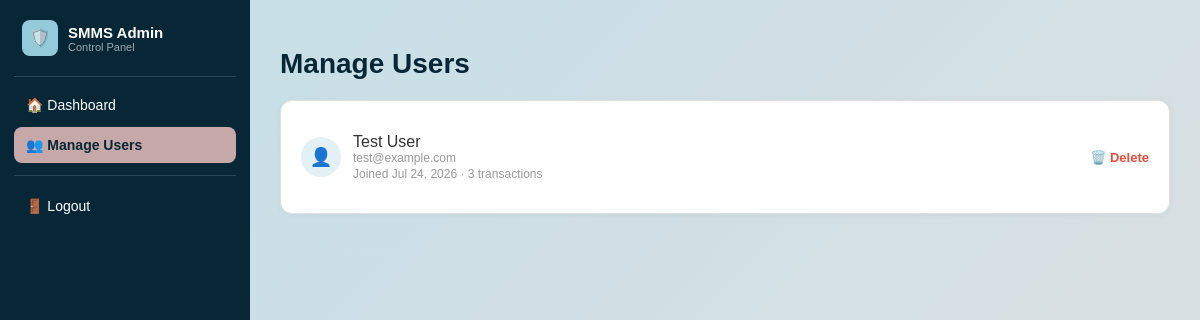
The app's page /php/admin/manage_users.php (signed in), older data.
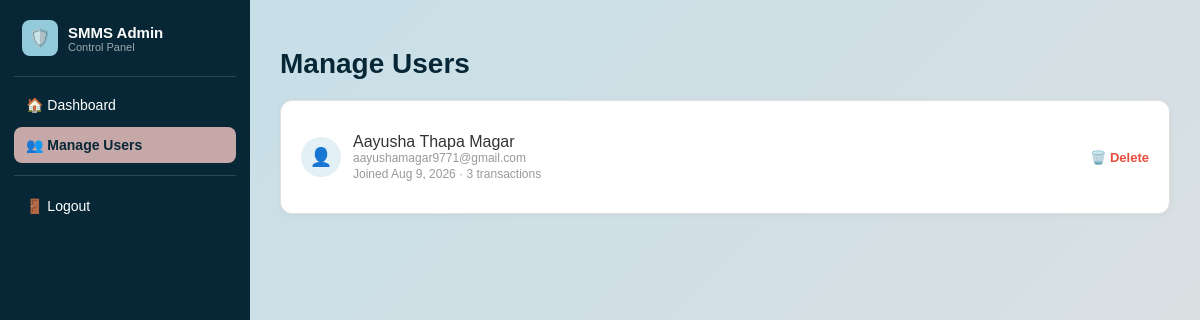
The same page, newer data.
### tables this page shows
CREATE TABLE `users` (
  `user_id` int(11) NOT NULL,
  `full_name` varchar(100) NOT NULL,
  `email` varchar(100) NOT NULL,
  `password` varchar(255) NOT NULL,
  `role` enum('user','admin') NOT NULL DEFAULT 'user',
  `created_at` timestamp NOT NULL DEFAULT current_timestamp()
);

### php/admin/manage_users.php (the view, shortened to what this page needs)
<?php
include "../includes/db.php";
$sql = "SELECT u.*, COUNT(t.transaction_id) AS txn_count
        FROM users u
        LEFT JOIN transactions t ON t.user_id = u.user_id
        WHERE u.role = 'user'
        GROUP BY u.user_id
        ORDER BY u.created_at DESC";
$users = mysqli_query($conn, $sql);
?>
<!DOCTYPE html>
<html>
<head>
    <link rel="stylesheet" href="../includes/style.css">
</head>
<body class="with-sidebar">
    <?php include "admin_nav.php"; ?>
    <div class="main-content">
        <div class="page-wrap">
            <h2>Manage Users</h2>
            <div class="col-box">
                <?php if (mysqli_num_rows($users) > 0) { ?>
                    <?php while ($row = mysqli_fetch_assoc($users)) { ?>
                        <div class="user-row">
                            <div class="user-left">
                                <div class="user-avatar">👤</div>
                                <div>
                                    <div><?php echo htmlspecialchars($row['full_name']); ?></div>
                                    <div class="user-email"><?php echo htmlspecialchars($row['email']); ?></div>
                                    <div class="user-meta">
                                        Joined <?php echo date('M j, Y', strtotime($row['created_at'])); ?>
                                        &middot; <?php echo $row['txn_count']; ?> transaction<?php echo $row['txn_count'] != 1 ? 's' : ''; ?>
                                    </div>
                                </div>
                            </div>
                            <a class="delete-link" href="manage_users.php?delete_id=<?php echo $row['user_id']; ?>"
                               onclick="return confirm('Delete this user? This also removes their data.');">
                                🗑️ Delete
                            </a>
                        </div>
                    <?php } ?>
                <?php } else { ?>
                    <p style="color:#888;">No users have registered yet.</p>
                <?php } ?>
            </div>
        </div>
    </div>
</body>
</html>

### php/admin/admin_nav.php (shortened to what this page needs)
<?php
function admin_nav_link($href, $label, $icon, $page_key, $current_page) {
    $active = ($page_key === $current_page) ? "sidebar-active" : "";
    echo "<a href='$href' class='sidebar-link $active'>$icon $label</a>";
}
?>
<div class="sidebar">
    <div class="sidebar-logo">
        <div class="logo-badge">🛡️</div>
        <div>
            <div class="logo-title">SMMS Admin</div>
            <div class="logo-subtitle">Control Panel</div>
        </div>
    </div>
    <?php admin_nav_link("dashboard.php", "Dashboard", "🏠", "dashboard", $current_page); ?>
    <div class="sidebar-divider"></div>
</div>

### php/includes/style.css (style rules this page uses)
body { font-family: Arial, sans-serif; background: linear-gradient(135deg, #C4DFE9 0%, #E0E0E0 100%); background-attachment: fixed; color: #333333; margin: 0; padding: 20px; }
h2, h3, form, table, p { max-width: 900px; margin-left: auto; margin-right: auto; }
h2 { color: #072736; font-size: 28px; font-weight: bold; margin-bottom: 20px; }
body.with-sidebar { padding: 0; margin: 0; display: flex; }
.sidebar { width: 250px; background-color: #072736; min-height: 100vh; padding: 20px 14px; box-sizing: border-box; position: fixed; top: 0; left: 0; }
.sidebar-logo { display: flex; align-items: center; gap: 10px; padding: 0 8px 20px 8px; margin-bottom: 10px; border-bottom: 1px solid rgba(255, 255, 255, 0.15); }
.logo-badge { width: 36px; height: 36px; border-radius: 8px; background: #94CBDB; display: flex; align-items: center; justify-content: center; font-size: 18px; }
.logo-title { font-weight: bold; color: #ffffff; font-size: 15px; }
.logo-subtitle { font-size: 11px; color: rgba(255, 255, 255, 0.6); }
.sidebar-link { display: block; padding: 10px 12px; margin-bottom: 4px; border-radius: 8px; color: #ffffff; text-decoration: none; font-size: 14px; transition: background-color 0.15s ease; }
.sidebar-active { background: #C7A8A8; color: #072736; font-weight: bold; }
.sidebar-divider { border-top: 1px solid rgba(255, 255, 255, 0.15); margin: 12px 0; }
.main-content { margin-left: 250px; flex: 1; padding: 25px 30px; box-sizing: border-box; width: 100%; }
.col-box { background: #ffffff; border-radius: 12px; padding: 20px; border: 1px solid #E0E0E0; box-shadow: 0 1px 6px rgba(0, 0, 0, 0.05); margin-bottom: 20px; max-width: none; transition: box-shadow 0.15s ease, border-color 0.15s ease; }

### php/admin/manage_users.php (style rules this page uses)
.page-wrap { max-width: 1000px; margin: 0 auto; }
.user-row { display: flex; justify-content: space-between; align-items: center; padding: 12px 0; border-bottom: 1px solid #F0F0F0; }
.user-row:last-child { border-bottom: none; }
.user-left { display: flex; align-items: center; gap: 12px; }
.user-avatar { width: 40px; height: 40px; border-radius: 50%; background: #E3F0F5; color: #072736; display: flex; align-items: center; justify-content: center; font-size: 18px; }
.user-email { font-size: 12px; color: #999999; }
.user-meta { font-size: 12px; color: #999999; margin-top: 2px; }
.delete-link { color: #E74C3C; font-size: 13px; text-decoration: none; font-weight: bold; }

Row changes from the older to the newer data that the page shows:
removed users: full_name "Test User", email "test@example.com", created_at "Jul 24, 2026", txn_count "3"
added users: full_name "Aayusha Thapa Magar", email "aayushamagar9771@gmail.com", created_at "Aug 9, 2026", txn_count "3"
